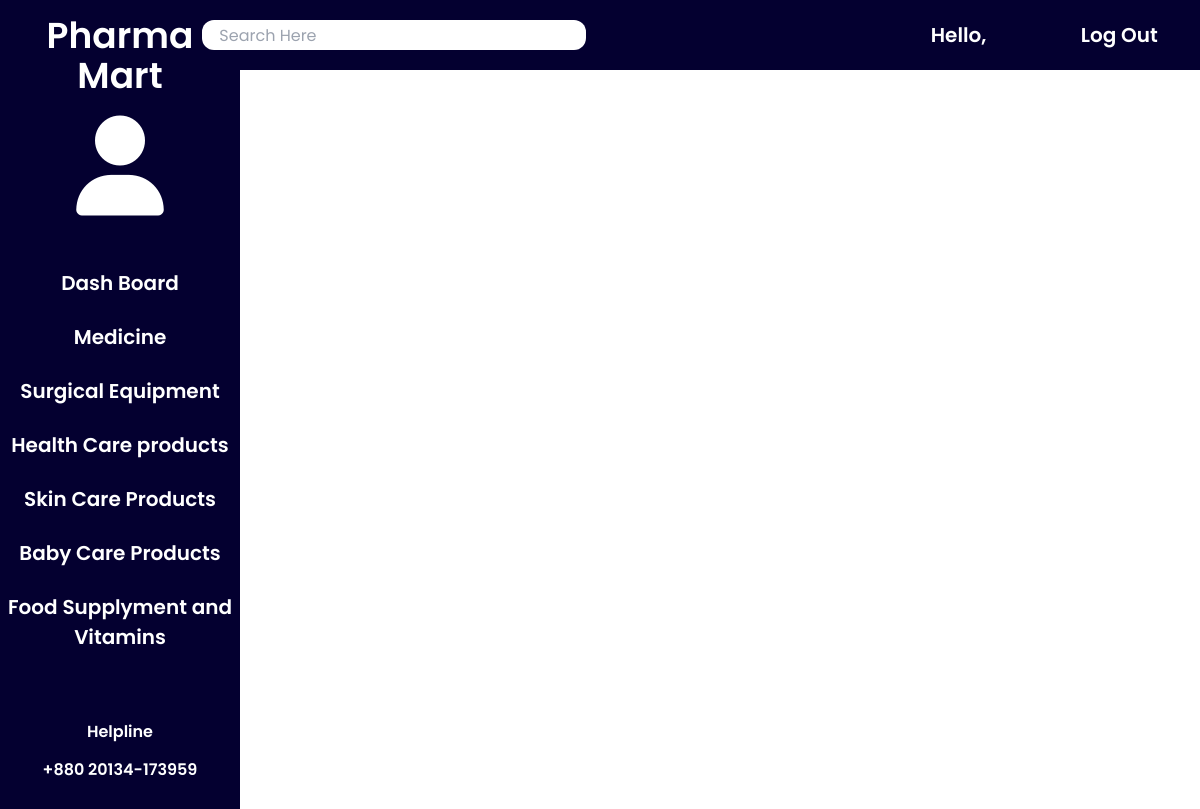
The page /Cu-babycare.php on the database as committed earlier.
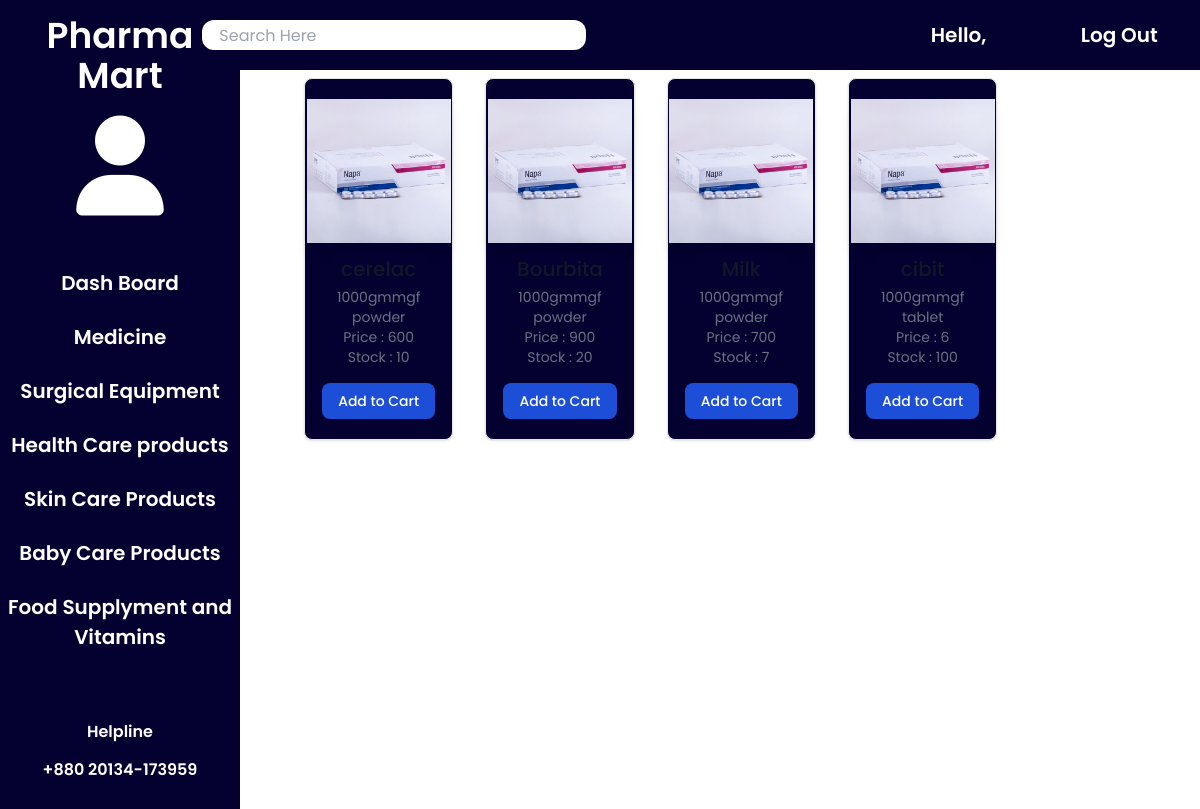
The same page on the database as committed later.
### tables this page shows
CREATE TABLE `medicine` (
  `medicine_name` varchar(20) NOT NULL,
  `dosage` varchar(50) DEFAULT NULL,
  `mgf` date NOT NULL,
  `exp` date NOT NULL,
  `category` varchar(80) NOT NULL,
  `quantity` int(80) NOT NULL,
  `base_price` varchar(80) NOT NULL,
  `sell_price` varchar(80) NOT NULL,
  `company_id` int(80) NOT NULL,
  `provider_id` int(11) DEFAULT NULL,
  `type` varchar(100) DEFAULT NULL
);

### Cu-babycare.php (the view, shortened to what this page needs)
<?php
    include('db_connect.php');
    $sql = "SELECT* FROM medicine WHERE category LIKE 'Baby care'";
    $result = mysqli_query($conn,$sql);
?>
<!doctype html>
<html>
<head>
    <script src="https://cdn.tailwindcss.com"></script>
    <link rel="stylesheet" href="../css/all.min.css">
    <script src="js/tailwind.config.js"></script>
</head>
<body class="m-0 p-0 font-pop">
    <div class="flex">
        <div class="w-1/5 bg-navy text-white font-semibold text-center pt-4">
            <h3 class="text-4xl pb-5">Pharma Mart</h3>
            <i class="fa-solid fa-user text-white text-[100px]"></i>
            <nav class="">
                <ul class="flex pt-10 flex-col text-20">
                    <a href="CustomerDashboard.php">
                        <li class="block  hover:bg-li-navy hover:ease-in py-3 ease-out duration-400"> Dash Board</li>
                    </a>
                    <a href="Cu-medicine.php">
                        <li class="block  hover:bg-li-navy hover:ease-in py-3 ease-out duration-400">Medicine</li>
                    </a>
                    <a href="Cu-surgicalEquipment.php">
                        <li class="block  hover:bg-li-navy hover:ease-in py-3 ease-out duration-400">Surgical Equipment
                        </li>
                    </a>
                    <a href="Cu-healthcare.php">
                        <li class="block  hover:bg-li-navy hover:ease-in py-3 ease-out duration-400">Health Care
                            products</li>
                    </a>
                    <a href="Cu-Skincare.php">
                        <li class="block  hover:bg-li-navy hover:ease-in py-3 ease-out duration-400">Skin Care Products
                        </li>
                    </a>
                    <a href="Cu-babycare.php">
                        <li class="block  hover:bg-li-navy hover:ease-in py-3 ease-out duration-400">Baby Care Products
                        </li>
                    </a>
                    <a href="Cu-Supplyment&Vitamin.php">
                        <li class="block  hover:bg-li-navy hover:ease-in py-3 ease-out duration-400">Food Supplyment and
                            Vitamins</li>
                    </a>
                </ul>
            </nav>
            <h2 class="pt-14 pb-1.5">Helpline</h2>
            <h3 class="pt-2 pb-20">+880 20134-173959</h3>
        </div>
        <div class="w-4/5">
            <div class="w-auto bg-navy flex justify-around p-5 text-white ">
                <input type="text" class="w-96 rounded-xl h-[30px] font-normal ml-[-80px]"
                    placeholder="    Search Here">
                <h1 class="font-semibold text-20 ml-[300px]">Hello, </h1>
                <a href="Cu-logout.php" class="font-semibold text-20 ml-[50px]">Log Out</a>
            </div>
            <div class="flex mt-2 ml-16 justify-start flex-wrap gap-8">
                <?php
                while($row = mysqli_fetch_assoc($result)){
                ?>
                    <div class="w-1/6 border duration-700 ease-in-out rounded-lg shadow bg-navy hover:bg-li-navy">
                        <div class="flex flex-col items-center py-5">
                            <img class="block w-36 h-36 mb-3 shadow-lg" src="./images/napa.jpg"
                                alt="Bonnie image" />
                            <h5 class="mb-1 text-xl font-medium text-gray-900 dark:text-white"><?php echo $row['medicine_name'] ?></h5>
                            <span class="text-sm text-gray-500 dark:text-gray-400"><?php echo $row['dosage'] ?>mgf</span>
                            <span class="text-sm text-gray-500 dark:text-gray-400"><?php echo $row['type'] ?></span>
                            <span class="text-sm text-gray-500 dark:text-gray-400">Price : <?php echo $row['sell_price'] ?></span>
                            <span class="text-sm text-gray-500 dark:text-gray-400">Stock : <?php echo $row['quantity'] ?></span>
                            <div class="flex mt-4">
                                <a href="#" class="inline-flex items-center px-4 py-2 text-sm font-medium text-center text-white bg-blue-700 rounded-lg hover:bg-blue-800 focus:ring-4 focus:outline-none focus:ring-blue-300 dark:bg-blue-600 dark:hover:bg-blue-700 dark:focus:ring-blue-800">Add to Cart</a>
                            </div>
                        </div>
                    </div>
                <?php } ?>
            </div>
        </div>
</body>
</html>

Rows that differ between the two databases and show on the page:
added medicine: dosage "1000gm", type "powder", sell_price "600", quantity "10"
added medicine: dosage "1000gm", type "powder", sell_price "900", quantity "20"
added medicine: dosage "1000gm", type "powder", sell_price "700", quantity "7"
added medicine: dosage "1000gm", type "tablet", sell_price "6", quantity "100"
